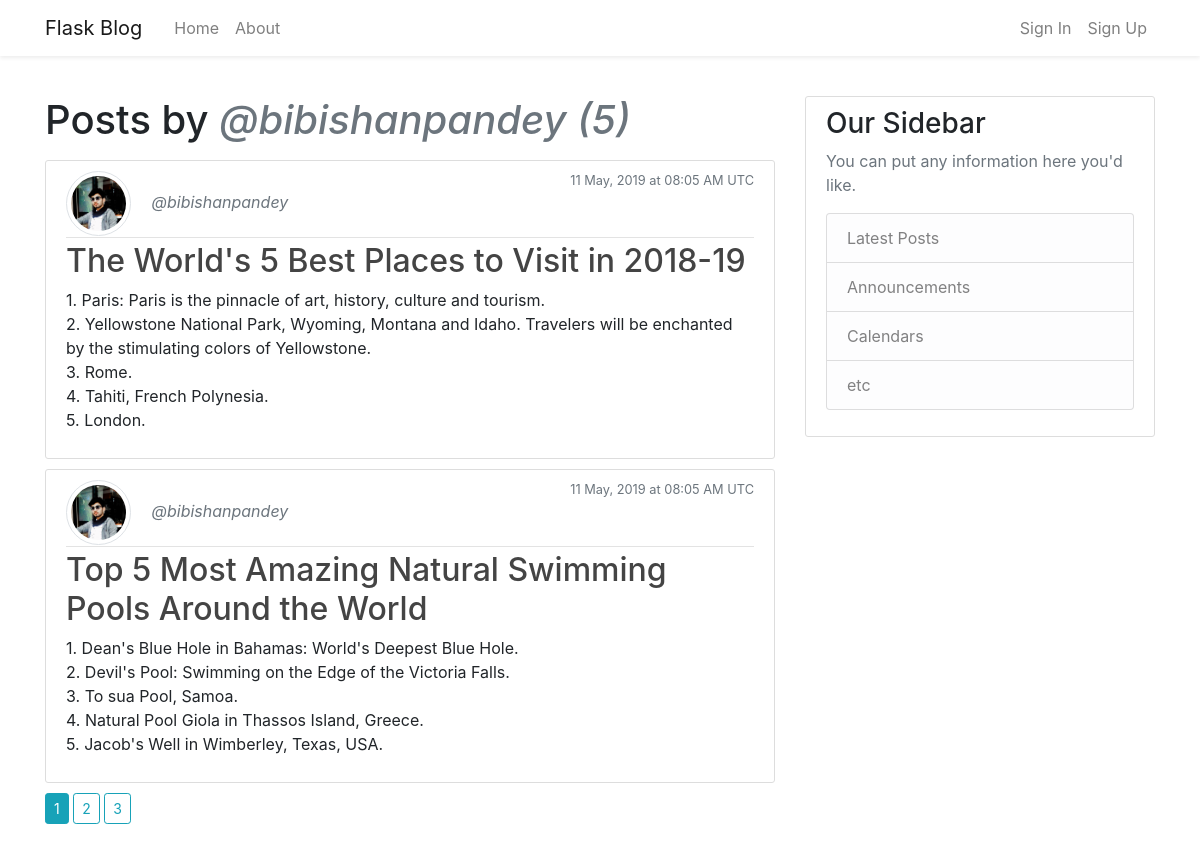
Screenshot of /user/bibishanpandey with the database file from the repository.
### flask_blog/models.py (models this page shows, shortened)
class User(db.Model, UserMixin):
    id = db.Column(db.Integer, primary_key = True)
    username = db.Column(db.String(20), unique = True, nullable = False)
    email = db.Column(db.String(120), unique = True, nullable = False)
    image_file = db.Column(db.String(20), nullable = False, default = 'default.png')
    password = db.Column(db.String(60), nullable = False)
    posts = db.relationship('Post', backref = 'author', lazy = True)

class Post(db.Model):
    id = db.Column(db.Integer, primary_key = True)
    title = db.Column(db.String(100), nullable = False)
    date_posted = db.Column(db.DateTime, nullable = False, default = datetime.utcnow)
    content = db.Column(db.Text, nullable = False)
    user_id = db.Column(db.Integer, db.ForeignKey('user.id'), nullable = False)

### flask_blog/routes.py (the view)
@app.route("/user/<string:username>")
def user_posts(username):
    page = request.args.get('page', 1, type=int)
    user = User.query.filter_by(username=username).first_or_404()
    posts = Post.query.filter_by(author=user)\
        .order_by(Post.date_posted.desc())\
        .paginate(page=page, per_page=2)
    return render_template('user_posts.html', posts=posts, user=user)

### flask_blog/templates/user_posts.html
{% extends 'layout.html' %}
{% block content %}
    <h1 class="mb-3">Posts by <span class="text-muted font-italic">@{{ user.username }} ({{ posts.total }})</span></h1>
    {% for post in posts.items %}
        <article class="media content-section">
            <div class="media-body">
                <div class="article-metadata">
                    <img class="rounded-circle article-img img-thumbnail" src="{{ url_for('static', filename = 'images/' + post.author.image_file) }}">
                    <a class="mr-2 text-muted font-italic" href="{{ url_for('user_posts', username = post.author.username) }}">@{{ post.author.username }}</a>
                    <small class="text-muted float-right">{{ post.date_posted.strftime('%d %B, %Y at %H:%m %p UTC') }}</small>
                </div>
                <h2><a class="article-title" href="{{ url_for('post', post_id = post.id) }}">{{ post.title }}</a></h2>
                <p class="article-content">{{ post.content }}</p>
            </div>
        </article>
    {% endfor %}
    {% for page_num in posts.iter_pages(left_edge=1, right_edge=1, left_current=1, right_current=2) %}
        {% if page_num %}
            {% if posts.page == page_num %}
                <a class="btn btn-sm btn-info mb-4" href="{{ url_for('user_posts', username=user.username , page=page_num) }}">{{ page_num }}</a>
            {% else %}
                <a class="btn btn-sm btn-outline-info mb-4" href="{{ url_for('user_posts', username=user.username, page = page_num) }}">{{ page_num }}</a>
            {% endif %}
        {% else %}
            ...
        {% endif %}
    {% endfor %}
{% endblock content %}

### flask_blog/templates/layout.html (shortened to what this page needs)
<!DOCTYPE html>
<html lang="en">
<head>
    <link rel="stylesheet" href="https://stackpath.bootstrapcdn.com/bootstrap/4.3.1/css/bootstrap.min.css">
    <link rel="stylesheet" type="text/css" href="{{ url_for('static', filename='css/main.css') }}">
    <link rel="stylesheet" href="https://use.fontawesome.com/releases/v5.8.2/css/all.css">
</head>
<body>
    <header class="bg-white pb-5 mb-5">
        <nav class="navbar navbar-expand-lg navbar-light shadow-sm bg-white fixed-top">
            <div class="container">
                <a class="navbar-brand mr-4" href="/">Flask Blog</a>
                <div class="collapse navbar-collapse justify-content-end" id="navbarSupportedContent">
                    <ul class="navbar-nav mr-auto">
                        <li class="nav-item">
                            <a class="nav-link" href="{{ url_for('home') }}">Home</a>
                        </li>
                        <li class="nav-item">
                            <a class="nav-link" href="{{ url_for('about') }}">About</a>
                        </li>
                    </ul>
                    <ul class="navbar-nav">
                        {% if current_user.is_authenticated %}
                        <li class="nav-item">
                            <a class="nav-link" href="{{ url_for('new_post') }}">New Post</a>
                        </li>
                        <li class="nav-item">
                            <a class="nav-link" href="{{ url_for('account') }}">Account</a>
                        </li>
                        <li class="nav-item">
                            <a class="nav-link" href="{{ url_for('signout') }}">Sign Out</a>
                        </li>
                        {% else %}
                        <li class="nav-item">
                            <a class="nav-link" href="{{ url_for('signin') }}">Sign In</a>
                        </li>
                        <li class="nav-item">
                            <a class="nav-link" href="{{ url_for('signup') }}">Sign Up</a>
                        </li>
                        {% endif %}
                    </ul>
                </div>
            </div>
        </nav>
    </header>
    <main role="main" class="container">
        <div class="row">
            <div class="col-md-8">
            {% block content %}{% endblock %}
            </div>
            <div class="col-md-4">
                <div class="content-section">
                    <h3>Our Sidebar</h3>
                    <p class='text-muted'>You can put any information here you'd like.
                    <ul class="list-group">
                        <li class="list-group-item list-group-item-light list-group-item-action">Latest Posts</li>
                        <li class="list-group-item list-group-item-light list-group-item-action">Announcements</li>
                        <li class="list-group-item list-group-item-light list-group-item-action">Calendars</li>
                        <li class="list-group-item list-group-item-light list-group-item-action">etc</li>
                    </ul>
                    </p>
                </div>
            </div>
        </div>
    </main>
</body>
</html>

### flask_blog/static/css/main.css (style rules this page uses)
.content-section { background: #ffffff; padding: 10px 20px; border: 1px solid #dddddd; border-radius: 3px; margin-bottom: 10px; }
.article-title { color: #444444; }
.article-content { white-space: pre-line; }
.article-img { height: 65px; width: 65px; margin-right: 16px; }
.article-metadata { padding-bottom: 1px; margin-bottom: 4px; border-bottom: 1px solid #e3e3e3 }

### rows the page displays
User: username "bibishanpandey"
Post: image_file (picture), author.username "bibishanpandey", date_posted "11 May, 2019 at 08:05 AM UTC", title "The World's 5 Best Places to Visit in 2018-19", content "1. Paris: Paris is the pinnacle of art, history, culture and tourism. 2. Yellowstone National Park, Wyoming, Montana and Idaho. Travelers will be enchanted by the stimulating colors of Yellowstone. 3. Rome. 4. Tahiti, French Polynesia. 5. London."
Post: image_file (picture), author.username "bibishanpandey", date_posted "11 May, 2019 at 08:05 AM UTC", title "Top 5 Most Amazing Natural Swimming Pools Around the World", content "1. Dean's Blue Hole in Bahamas: World's Deepest Blue Hole. 2. Devil's Pool: Swimming on the Edge of the Victoria Falls. 3. To sua Pool, Samoa. 4. Natural Pool Giola in Thassos Island, Greece. 5. Jacob's Well in Wimberley, Texas, USA."

### other values shown
{{ posts.total }} "5"
{{ page_num }} "1"
{{ page_num }} "2" "3"
